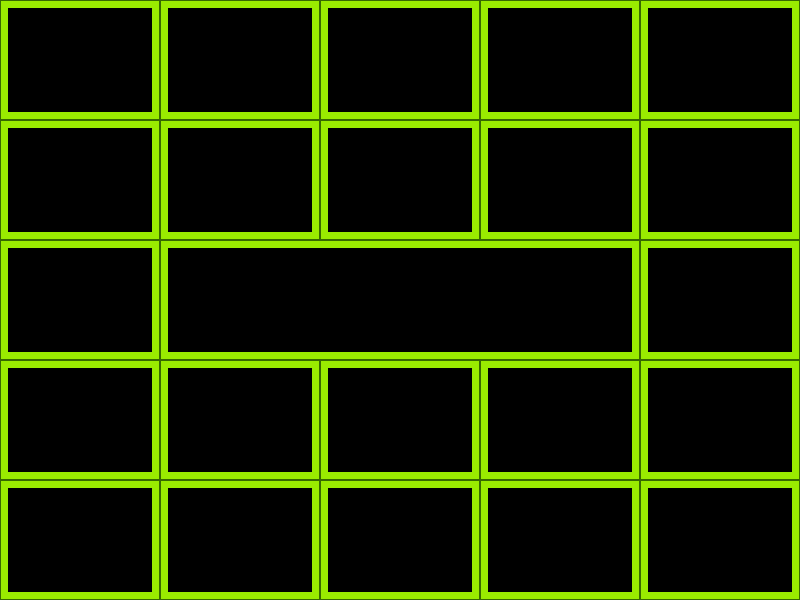

This game map was drawn from its Tiled (.tmx) file and the tilesets committed beside it. A one-line description and the trimmed map source follow:
An orthogonal 100x75 tile map with 8x8 px tiles, 1 tile layer (Tile Layer 1).

<map version="1.2" tiledversion="1.3.2" orientation="orthogonal" renderorder="right-down" compressionlevel="-1" width="100" height="75" tilewidth="8" tileheight="8" infinite="0" nextlayerid="2" nextobjectid="1">
 <tileset firstgid="1" source="menu-tiles.tsx" />
 <layer id="1" name="Tile Layer 1" width="100" height="75">
  <data>[7500 cells, 1674 non-empty, 9 distinct tile ids]</data>
 </layer>
</map>